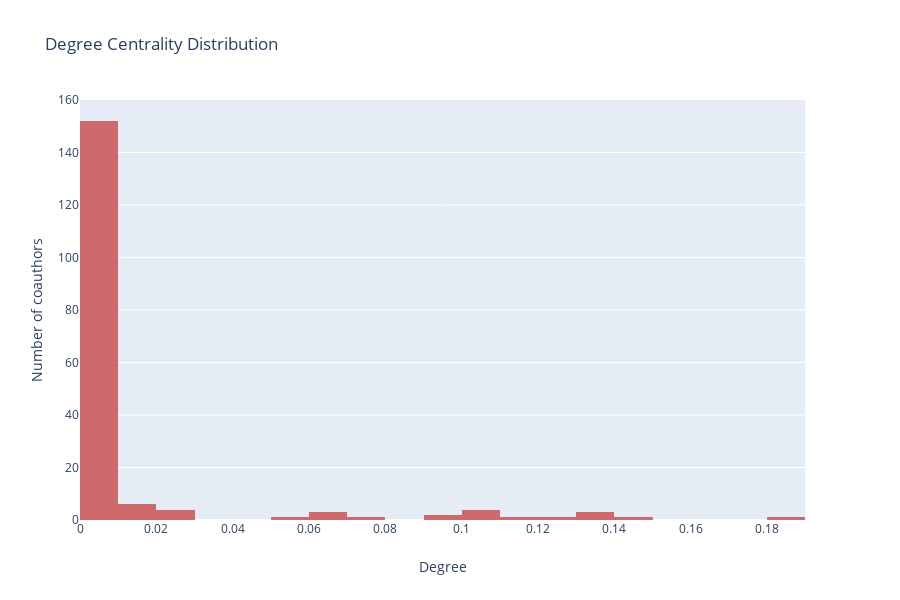

The code cell stored with this chart in its notebook:
### Code cell
#create dataframe
import pandas as pd
y=list(centrality.values())
x=list(centrality.keys())
data = {'keys':x,'values':y}
df1 = pd.DataFrame.from_dict(data)

import plotly
plotly.offline.init_notebook_mode(connected=True)
import plotly.graph_objs as go
import plotly.express as px
fig = px.histogram(df1,
        x = "values",
        title = 'Degree Centrality Distribution', 
        #xaxis_title_text='Value',
        labels={'Number of coauthors':'centrality distribution'},
        color_discrete_sequence=['indianred'],
        opacity=0.9
        #log_y=True,
        )
fig.update_layout(
    xaxis_title_text='Degree', # xaxis label
    yaxis_title_text='Number of coauthors', # yaxis label
    #bargap=0.2, # gap between bars of adjacent location coordinates
    #bargroupgap=0.1 # gap between bars of the same location coordinates
)
#layout = go.Layout(title=go.layout.Title(text='Degree Centrality Distribution'),xaxis=go.layout.XAxis(title=go.layout.xaxis.Title(text='Number of Coauthors')),yaxis=go.layout.YAxis(title=go.layout.yaxis.Title(text='Degree Centrality')))
#fig = go.Figure(data=data,layout=layout)
fig.show()

### Figure 1 — Plotly figure (JSON) as saved in the notebook; plotly's stock layout.template omitted (floating-point values rounded to 4 significant figures; data arrays with more than 128 entries replaced by an {"elided": "..."} marker saying what was removed)
{"data": [{"alignmentgroup": "True", "bingroup": "x", "hoverlabel": {"namelength": 0}, "hovertemplate": "values=%{x}<br>count=%{y}", "legendgroup": "", "marker": {"color": "indianred", "opacity": 0.9}, "name": "", "offsetgroup": "", "orientation": "v", "showlegend": false, "type": "histogram", "x": {"elided": "180 float values"}, "xaxis": "x", "yaxis": "y"}], "layout": {"barmode": "relative", "height": 600, "legend": {"tracegroupgap": 0}, "title": {"text": "Degree Centrality Distribution"}, "xaxis": {"anchor": "y", "domain": [0, 0.98], "title": {"text": "Degree"}}, "yaxis": {"anchor": "x", "domain": [0, 1], "title": {"text": "Number of coauthors"}}}}
